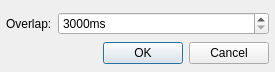
<?xml version="1.0" encoding="UTF-8"?>
<ui version="4.0">
 <class>SettingsDialog</class>
 <widget class="QDialog" name="SettingsDialog">
  <property name="geometry">
   <rect>
    <x>0</x>
    <y>0</y>
    <width>275</width>
    <height>72</height>
   </rect>
  </property>
  <property name="minimumSize">
   <size>
    <width>275</width>
    <height>72</height>
   </size>
  </property>
  <property name="maximumSize">
   <size>
    <width>275</width>
    <height>72</height>
   </size>
  </property>
  <property name="windowTitle">
   <string>Crossfade Plugin Settings</string>
  </property>
  <layout class="QGridLayout" name="gridLayout">
   <property name="leftMargin">
    <number>6</number>
   </property>
   <property name="rightMargin">
    <number>6</number>
   </property>
   <property name="bottomMargin">
    <number>6</number>
   </property>
   <item row="0" column="0">
    <widget class="QLabel" name="label_2">
     <property name="text">
      <string>Overlap:</string>
     </property>
    </widget>
   </item>
   <item row="0" column="1">
    <widget class="QSpinBox" name="overlapSpinBox">
     <property name="sizePolicy">
      <sizepolicy hsizetype="Expanding" vsizetype="Fixed">
       <horstretch>0</horstretch>
       <verstretch>0</verstretch>
      </sizepolicy>
     </property>
     <property name="suffix">
      <string>ms</string>
     </property>
     <property name="minimum">
      <number>3000</number>
     </property>
     <property name="maximum">
      <number>12000</number>
     </property>
     <property name="singleStep">
      <number>500</number>
     </property>
    </widget>
   </item>
   <item row="1" column="0" colspan="2">
    <widget class="QDialogButtonBox" name="buttonBox">
     <property name="sizePolicy">
      <sizepolicy hsizetype="Expanding" vsizetype="Fixed">
       <horstretch>0</horstretch>
       <verstretch>0</verstretch>
      </sizepolicy>
     </property>
     <property name="standardButtons">
      <set>QDialogButtonBox::Cancel|QDialogButtonBox::Ok</set>
     </property>
    </widget>
   </item>
  </layout>
 </widget>
 <resources/>
 <connections>
  <connection>
   <sender>buttonBox</sender>
   <signal>accepted()</signal>
   <receiver>SettingsDialog</receiver>
   <slot>accept()</slot>
   <hints>
    <hint type="sourcelabel">
     <x>270</x>
     <y>76</y>
    </hint>
    <hint type="destinationlabel">
     <x>91</x>
     <y>88</y>
    </hint>
   </hints>
  </connection>
  <connection>
   <sender>buttonBox</sender>
   <signal>rejected()</signal>
   <receiver>SettingsDialog</receiver>
   <slot>reject()</slot>
   <hints>
    <hint type="sourcelabel">
     <x>326</x>
     <y>78</y>
    </hint>
    <hint type="destinationlabel">
     <x>139</x>
     <y>60</y>
    </hint>
   </hints>
  </connection>
 </connections>
</ui>
